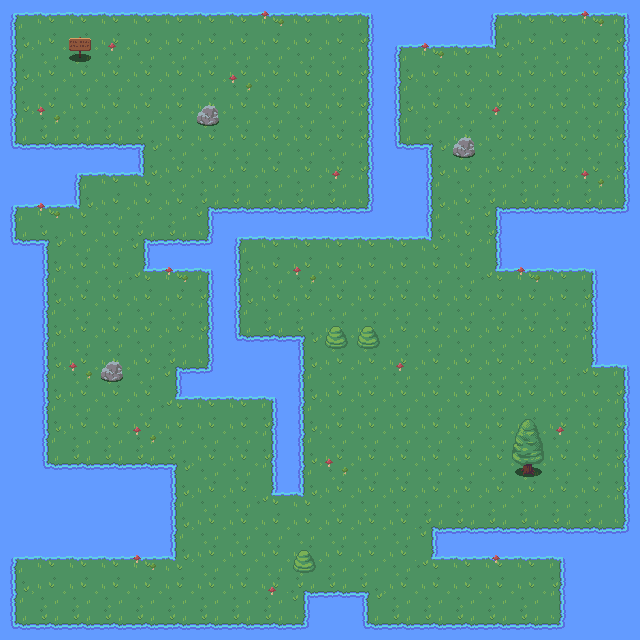

The image is a tile-based game level rendered from a .tmx file. Its description and source (layers, tilesets, objects; grid data summarised) follow:
An orthogonal 20x20 tile map with 32x32 px tiles, 3 tile layers (ground, mushrooms, obstacles).

<map version="1.5" tiledversion="1.7.1" orientation="orthogonal" renderorder="right-down" width="20" height="20" tilewidth="32" tileheight="32" infinite="0" nextlayerid="5" nextobjectid="1">
 <editorsettings>
  <export target="level-01.json" format="json" />
 </editorsettings>
 <tileset firstgid="1" name="nature" tilewidth="32" tileheight="32" tilecount="180" columns="20">
  <image source="RPG Nature Tileset.png" width="641" height="288" />
  <tile id="0">
   <properties>
    <property name="collides" type="bool" value="true" />
   </properties>
  </tile>
  <tile id="1">
   <properties>
    <property name="collides" type="bool" value="true" />
   </properties>
  </tile>
  <tile id="2">
   <properties>
    <property name="collides" type="bool" value="true" />
   </properties>
  </tile>
  <tile id="15">
   <properties>
    <property name="collides" type="bool" value="true" />
   </properties>
  </tile>
  <tile id="16">
   <properties>
    <property name="collides" type="bool" value="true" />
   </properties>
  </tile>
  <tile id="17">
   <properties>
    <property name="collides" type="bool" value="true" />
   </properties>
  </tile>
  <tile id="20">
   <properties>
    <property name="collides" type="bool" value="true" />
   </properties>
  </tile>
  <tile id="21">
   <properties>
    <property name="collides" type="bool" value="true" />
   </properties>
  </tile>
  <tile id="22">
   <properties>
    <property name="collides" type="bool" value="true" />
   </properties>
  </tile>
  <tile id="35">
   <properties>
    <property name="collides" type="bool" value="true" />
   </properties>
  </tile>
  <tile id="36">
   <properties>
    <property name="collides" type="bool" value="true" />
   </properties>
  </tile>
  <tile id="37">
   <properties>
    <property name="collides" type="bool" value="true" />
   </properties>
  </tile>
  <tile id="41">
   <properties>
    <property name="collides" type="bool" value="true" />
   </properties>
  </tile>
  <tile id="43">
   <properties>
    <property name="collides" type="bool" value="true" />
   </properties>
  </tile>
  <tile id="55">
   <properties>
    <property name="collides" type="bool" value="true" />
   </properties>
  </tile>
  <tile id="56">
   <properties>
    <property name="collides" type="bool" value="true" />
   </properties>
  </tile>
  <tile id="57">
   <properties>
    <property name="collides" type="bool" value="true" />
   </properties>
  </tile>
  <tile id="65">
   <properties>
    <property name="collides" type="bool" value="true" />
   </properties>
  </tile>
  <tile id="66">
   <properties>
    <property name="collides" type="bool" value="true" />
   </properties>
  </tile>
  <tile id="67">
   <properties>
    <property name="collides" type="bool" value="true" />
   </properties>
  </tile>
  <tile id="70">
   <properties>
    <property name="collides" type="bool" value="true" />
   </properties>
  </tile>
  <tile id="71">
   <properties>
    <property name="collides" type="bool" value="true" />
   </properties>
  </tile>
  <tile id="72">
   <properties>
    <property name="collides" type="bool" value="true" />
   </properties>
  </tile>
  <tile id="75">
   <properties>
    <property name="collides" type="bool" value="true" />
   </properties>
  </tile>
  <tile id="76">
   <properties>
    <property name="collides" type="bool" value="true" />
   </properties>
  </tile>
  <tile id="77">
   <properties>
    <property name="collides" type="bool" value="true" />
   </properties>
  </tile>
  <tile id="85">
   <properties>
    <property name="collides" type="bool" value="true" />
   </properties>
  </tile>
  <tile id="87">
   <properties>
    <property name="collides" type="bool" value="true" />
   </properties>
  </tile>
  <tile id="90">
   <properties>
    <property name="collides" type="bool" value="true" />
   </properties>
  </tile>
  <tile id="92">
   <properties>
    <property name="collides" type="bool" value="true" />
   </properties>
  </tile>
  <tile id="95">
   <properties>
    <property name="collides" type="bool" value="true" />
   </properties>
  </tile>
  <tile id="97">
   <properties>
    <property name="collides" type="bool" value="true" />
   </properties>
  </tile>
  <tile id="105">
   <properties>
    <property name="collides" type="bool" value="true" />
   </properties>
  </tile>
  <tile id="106">
   <properties>
    <property name="collides" type="bool" value="true" />
   </properties>
  </tile>
  <tile id="107">
   <properties>
    <property name="collides" type="bool" value="true" />
   </properties>
  </tile>
  <tile id="110">
   <properties>
    <property name="collides" type="bool" value="true" />
   </properties>
  </tile>
  <tile id="111">
   <properties>
    <property name="collides" type="bool" value="true" />
   </properties>
  </tile>
  <tile id="112">
   <properties>
    <property name="collides" type="bool" value="true" />
   </properties>
  </tile>
  <tile id="115">
   <properties>
    <property name="collides" type="bool" value="true" />
   </properties>
  </tile>
  <tile id="116">
   <properties>
    <property name="collides" type="bool" value="true" />
   </properties>
  </tile>
  <tile id="117">
   <properties>
    <property name="collides" type="bool" value="true" />
   </properties>
  </tile>
  <tile id="135">
   <properties>
    <property name="collides" type="bool" value="true" />
   </properties>
  </tile>
  <tile id="136">
   <properties>
    <property name="collides" type="bool" value="true" />
   </properties>
  </tile>
  <tile id="137">
   <properties>
    <property name="collides" type="bool" value="true" />
   </properties>
  </tile>
  <tile id="151">
   <properties>
    <property name="collides" type="bool" value="true" />
   </properties>
  </tile>
  <tile id="155">
   <properties>
    <property name="collides" type="bool" value="true" />
   </properties>
  </tile>
  <tile id="157">
   <properties>
    <property name="collides" type="bool" value="true" />
   </properties>
  </tile>
  <tile id="175">
   <properties>
    <property name="collides" type="bool" value="true" />
   </properties>
  </tile>
  <tile id="176">
   <properties>
    <property name="collides" type="bool" value="true" />
   </properties>
  </tile>
  <tile id="177">
   <properties>
    <property name="collides" type="bool" value="true" />
   </properties>
  </tile>
 </tileset>
 <layer id="1" name="ground" width="20" height="20">
  <data>[400 cells, 400 non-empty, 15 distinct tile ids]</data>
 </layer>
 <layer id="3" name="mushrooms" width="20" height="20">
  <data>[400 cells, 30 non-empty, 7 distinct tile ids]</data>
 </layer>
 <layer id="4" name="obstacles" width="20" height="20">
  <data>[400 cells, 9 non-empty, 5 distinct tile ids]</data>
 </layer>
</map>
